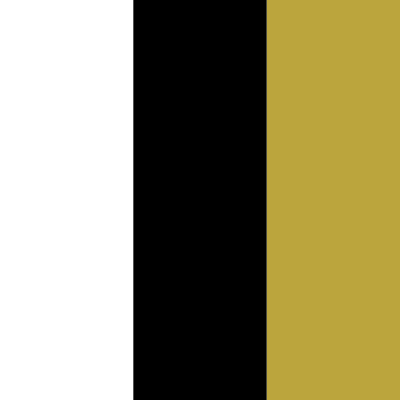
Frame 1 (no input)
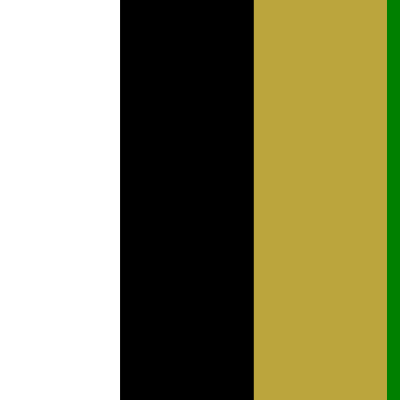
Frame 60 (no input)
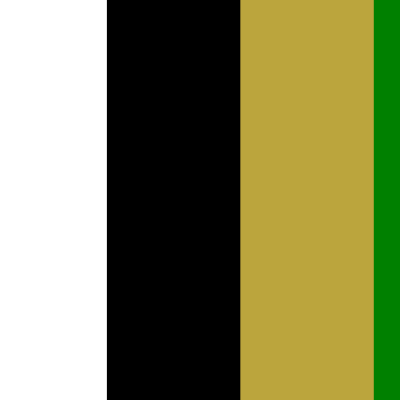
Frame 120 (the mouse pressed at the canvas centre since frame 60)

The p5.js sketch that drew these frames (run headless with seeded random() and noise() and a simulated clock; from frame 60 on, the mouse is pressed at the canvas centre):

// p5.js sketch
// ── sketch.js
// https://editor.p5js.org/jht9629-nyu/sketches/2pxhnehBV
// ims04-jht scroll color rate

// rate adjusted to achieve complete 
// scroll in my.scrollSeconds 
// https://p5js.org/reference/#/p5/deltaTime

let colorGold = [187, 165, 61];

// double red
// let colorPalette = ["red", "green", colorGold];
// let colorPalette = ["red", "green", colorGold, "green"];
let colorPalette = ["red", "green", colorGold, "black"];

let my = {};

function setup() {
  my.scrollSeconds = 30;
  my.debug = 1;
  my.width = 400;
  my.height = 400;
  my.n = 3;
  // =0 for left to right, else right to left scroll
  my.xtoLeft = 1;

  if (!my.debug) {
    my.width = windowWidth;
    my.height = windowHeight;
  }
  createCanvas(my.width, my.height);
  noStroke();

  fullScreenBtn = createButton("Full Screen").mousePressed(full_screen_action);
  fullScreenBtn.style("font-size:42px");

  my_setup();
}

function my_setup() {
  my.xlen = width / my.n;
  my.ylen = height;
  my.items = [];
  let n = my.n + 1;
  my.wide = my.xlen * n;
  for (let i = 0; i < n; i++) {
    let xpos = my.xlen * i;
    let color = colorPalette[i % colorPalette.length];
    my.items[i] = { xpos, color };
  }
  // for (let item of my.items) { console.log('item', item); }
}

function draw() {
  let deltaSecs = deltaTime / 1000
  my.xstep = width * deltaSecs / my.scrollSeconds;
  // console.log('my.xstep', my.xstep);

  for (let item of my.items) {
    let { xpos, color } = item;
    item.xpos = (xpos + my.xstep) % my.wide;
    fill(color);
    let x = xpos - my.xlen;
    let y = 0;
    if (my.xtoLeft) {
      x = width - x;
    }
    rect(x, y, my.xlen, my.ylen);
  }
}

// --
// https://editor.p5js.org/jht9629-nyu/sketches/ZpoPuHXRo
// ims04-jht scroll color bars - no pop 

// https://editor.p5js.org/jht9629-nyu/sketches/3VKJ-q8ar
// ims03-jht scrolling color bars
// color pops on at wrap around

// From
// https://editor.p5js.org/jht1493/sketches/5LgILr8RF

function full_screen_action() {
  fullScreenBtn.remove();
  fullscreen(1);
  let delay = 3000;
  setTimeout(ui_present_window, delay);
}

function ui_present_window() {
  resizeCanvas(windowWidth, windowHeight);
  my_setup();
}

// https://editor.p5js.org/jht9629-nyu/sketches/3VKJ-q8ar
// ims03-jht scrolling color bars
